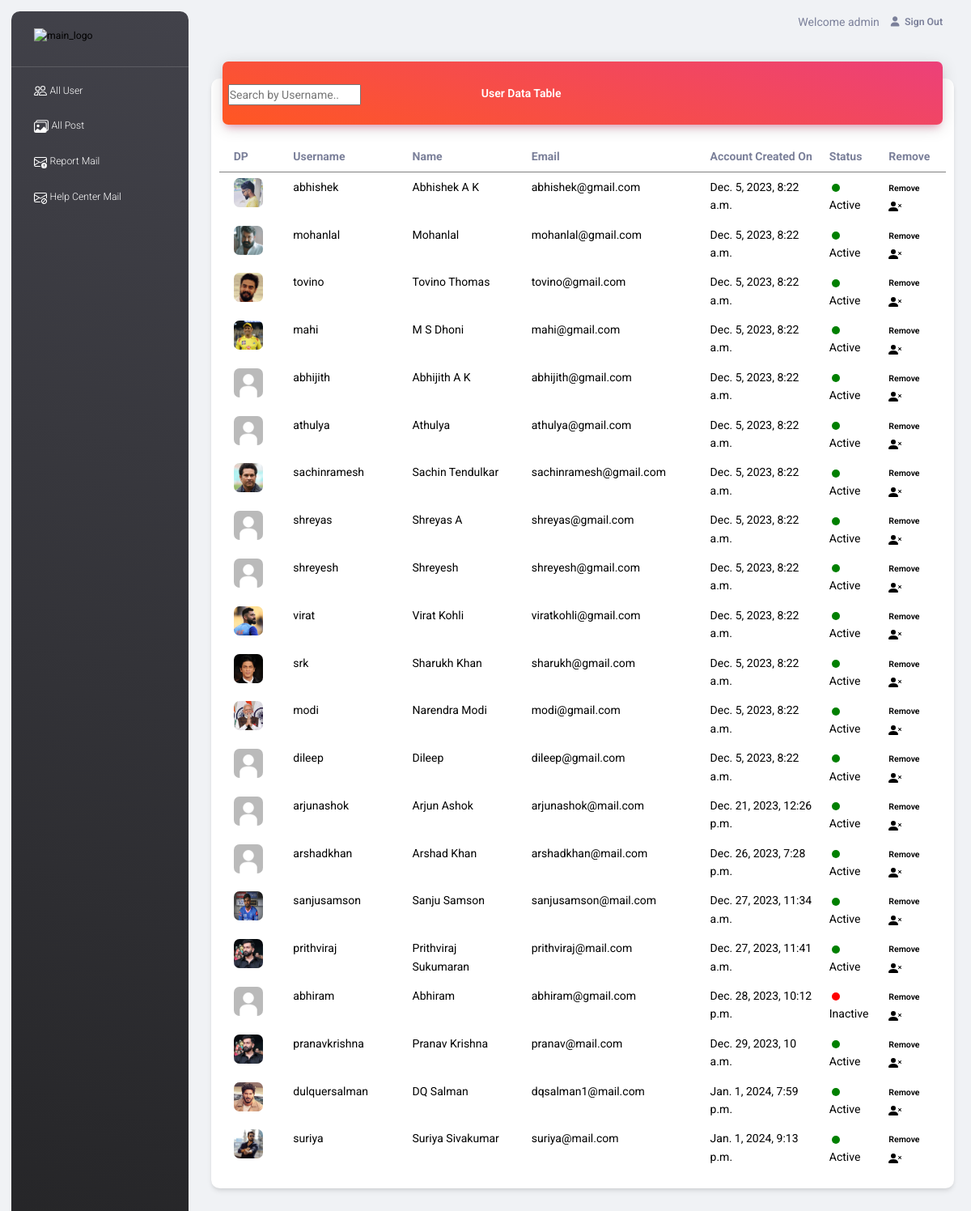
The app's page /admin_app/user_data/ (signed in) with its own data.
### Frontend/models.py (models this page shows)
class RegisterDB(models.Model):
    UserId = models.AutoField(primary_key=True)
    Name = models.CharField(max_length=50, null=True, blank=True)
    Username = models.CharField(max_length=50, null=True, blank=True)
    Email = models.CharField(max_length=70, null=True, blank=True)
    Password = models.CharField(max_length=20, null=True, blank=True)
    DP = models.ImageField(upload_to="DP", default='default.jpg')
    Account_created = models.DateTimeField(auto_now_add=True)
    Status = models.IntegerField(default=0)

### admin_app/views.py (the view)
# urls.py: path('user_data/', views.user_data, name="user_data"),
def user_data(request):
    if 'username' in request.session:
        data = RegisterDB.objects.all()
        return render(request, "user_data.html", {'data': data})
    else:
        return redirect(admin_login)

### admin_app/templates/user_data.html (shortened to what this page needs)
<!DOCTYPE html>
{% extends 'index.html' %}
{% block content %}
<html lang="en">
<head>
</head>
<body>
<div class="container-fluid py-4">
    <div class="row">
        <div class="col-12">
            <div class="card my-4">
                <div class="card-header p-0 position-relative mt-n4 mx-3 z-index-2">
                    <div class="bg-gradient-primary shadow-primary border-radius-lg pt-4 pb-3">
                      <div  class="row justify-content-between p-2">
                          <div class="col">
                          <input id="myInput" onkeyup="myFunction()" placeholder="Search by Username.." title="Type in a username" type="text">
                        </div>
                        <div class="col-8">
                          <h6 class="text-white text-capitalize ps-3">User Data table</h6>
                        </div>
                      </div>
                    </div>
                </div>
                <div class="card-body pb-2">
                    <div>
                        <div class="row p-2" style="border-bottom: 1px solid grey;">
                                    <div class="col-1">
                                        <b style="font-size:14px;">DP</b>
                                    </div>
                                    <div class="col-2">
                                        <b style="font-size:14px;">Username</b>
                                    </div>
                                    <div class="col-2">
                                        <b style="font-size:14px;">Name</b>
                                    </div>
                                    <div class="col-3">
                                        <b style="font-size:14px;">Email</b>
                                    </div>
                                    <div class="col-2">
                                        <b style="font-size:14px;">Account Created On</b>
                                    </div>
                                    <div class="col-1">
                                        <b style="font-size:14px;">Status</b>
                                    </div>
                                    <div class="col-1">
                                        <b style="font-size:14px;">Remove</b>
                                    </div>
                        </div>
                        <ul id="myUL" style="list-style-type: none; padding-left:0;">
                            {% for i in data %}
                            <li class="list-row" >
                                <div class="row p-2">
                                    <div class="col-1">
                                        <img alt="user1" class="avatar avatar-sm me-3 border-radius-lg"
                                             src="{{i.DP.url}}">
                                    </div>
                                    <div class="col-2">
                                        <a href="{% url 'user_profile' dataid=i.UserId %}">{{i.Username}}</a>
                                    </div>
                                    <div class="col-2">
                                        <a href="{% url 'user_profile' dataid=i.UserId %}">{{i.Name}}</a>
                                    </div>
                                    <div class="col-3">
                                        {{i.Email}}
                                    </div>
                                    <div class="col-2">
                                        {{i.Account_created}}
                                    </div>
                                    <div class="col-1">
                                        {% if i.Status == 0 %}
                                            <svg xmlns="http://www.w3.org/2000/svg" width="16" height="16" fill="green" class="bi bi-record-fill status-colour" viewBox="0 0 16 16">
                                              <path fill-rule="evenodd" d="M8 13A5 5 0 1 0 8 3a5 5 0 0 0 0 10"/>
                                            </svg><a style="color:green;">Active</a>
                                        {% else %}
                                            <svg xmlns="http://www.w3.org/2000/svg" width="16" height="16" fill="red" class="bi bi-record-fill" viewBox="0 0 16 16">
                                              <path fill-rule="evenodd" d="M8 13A5 5 0 1 0 8 3a5 5 0 0 0 0 10"/>
                                            </svg><a style="color:red;">Inactive</a>
                                        {% endif %}
                                    </div>
                                    <div class="col-1">
                                        <a class="font-weight-bold text-xs delete-user" href="{% url 'remove_user' dataid=i.UserId %}">
                                            Remove
                                        </a>
                                    </div>
                                </div>
                            </li>
                            {% endfor %}
                        </ul>
                    </div>
                </div>
            </div>
        </div>
    </div>
</div>
</body>
</html>
{% endblock %}

### admin_app/static/asset/css/custom-admin.css (style rules this page uses)
.list-row { color:black; }

### Frontend/static/assets/style.css (style rules this page uses)
* { margin: 0; padding: 0; outline: none !important; }
html, body { color: #898989; font-size: 14px; font-family: 'Poppins', sans-serif; line-height: normal; font-weight: 300; overflow-x: hidden !important; }
a { color: #1f1f1f; text-decoration: none !important; outline: none !important; -webkit-transition: all .3s ease-in-out; -moz-transition: all .3s ease-in-out; -ms-transition: all .3s ease-in-out; -o-transition: all .3s ease-in-out; transition: all .3s ease-in-out; }
h1, h2, h3, h4, h5, h6 { letter-spacing: 0; font-weight: normal; position: relative; padding: 0; font-weight: normal; line-height: normal; color: #1f1f1f; margin: 0 }
h6 { font-size: 13px }
a { color: #898989; text-decoration: none; outline: none; }
a, .btn { text-decoration: none !important; outline: none !important; -webkit-transition: all .3s ease-in-out; -moz-transition: all .3s ease-in-out; -ms-transition: all .3s ease-in-out; -o-transition: all .3s ease-in-out; transition: all .3s ease-in-out; }
ul { list-style-type: none; padding: 0px; margin: 0px; }
button, input, select, textarea, option { font-family: 'Poppins', sans-serif; }

### admin_app/templates/user_data.html (style rules this page uses)
a { text-decoration: none !important; color: black !important; }

### records on screen
RegisterDB: DP (picture), Username "abhishek", Name "Abhishek A K", Email "abhishek@gmail.com", Account_created "Dec. 5, 2023, 8:22 a.m.", Status "Active"
RegisterDB: DP (picture), Username "mohanlal", Name "Mohanlal", Email "mohanlal@gmail.com", Account_created "Dec. 5, 2023, 8:22 a.m.", Status "Active"
RegisterDB: DP (picture), Username "tovino", Name "Tovino Thomas", Email "tovino@gmail.com", Account_created "Dec. 5, 2023, 8:22 a.m.", Status "Active"
RegisterDB: DP (picture), Username "mahi", Name "M S Dhoni", Email "mahi@gmail.com", Account_created "Dec. 5, 2023, 8:22 a.m.", Status "Active"
RegisterDB: DP (placeholder picture), Username "abhijith", Name "Abhijith A K", Email "abhijith@gmail.com", Account_created "Dec. 5, 2023, 8:22 a.m.", Status "Active"
RegisterDB: DP (placeholder picture), Username "athulya", Name "Athulya", Email "athulya@gmail.com", Account_created "Dec. 5, 2023, 8:22 a.m.", Status "Active"
RegisterDB: DP (picture), Username "sachinramesh", Name "Sachin Tendulkar", Email "sachinramesh@gmail.com", Account_created "Dec. 5, 2023, 8:22 a.m.", Status "Active"
RegisterDB: DP (placeholder picture), Username "shreyas", Name "Shreyas A", Email "shreyas@gmail.com", Account_created "Dec. 5, 2023, 8:22 a.m.", Status "Active"
RegisterDB: DP (placeholder picture), Username "shreyesh", Name "Shreyesh", Email "shreyesh@gmail.com", Account_created "Dec. 5, 2023, 8:22 a.m.", Status "Active"
RegisterDB: DP (picture), Username "virat", Name "Virat Kohli", Email "viratkohli@gmail.com", Account_created "Dec. 5, 2023, 8:22 a.m.", Status "Active"
RegisterDB: DP (picture), Username "srk", Name "Sharukh Khan", Email "sharukh@gmail.com", Account_created "Dec. 5, 2023, 8:22 a.m.", Status "Active"
RegisterDB: DP (picture), Username "modi", Name "Narendra Modi", Email "modi@gmail.com", Account_created "Dec. 5, 2023, 8:22 a.m.", Status "Active"
RegisterDB: DP (placeholder picture), Username "dileep", Name "Dileep", Email "dileep@gmail.com", Account_created "Dec. 5, 2023, 8:22 a.m.", Status "Active"
RegisterDB: DP (placeholder picture), Username "arjunashok", Name "Arjun Ashok", Email "arjunashok@mail.com", Account_created "Dec. 21, 2023, 12:26 p.m.", Status "Active"
RegisterDB: DP (placeholder picture), Username "arshadkhan", Name "Arshad Khan", Email "arshadkhan@mail.com", Account_created "Dec. 26, 2023, 7:28 p.m.", Status "Active"
RegisterDB: DP (picture), Username "sanjusamson", Name "Sanju Samson", Email "sanjusamson@mail.com", Account_created "Dec. 27, 2023, 11:34 a.m.", Status "Active"
RegisterDB: DP (picture), Username "prithviraj", Name "Prithviraj Sukumaran", Email "prithviraj@mail.com", Account_created "Dec. 27, 2023, 11:41 a.m.", Status "Active"
RegisterDB: DP (placeholder picture), Username "abhiram", Name "Abhiram", Email "abhiram@gmail.com", Account_created "Dec. 28, 2023, 10:12 p.m.", Status "Inactive"
RegisterDB: DP (picture), Username "pranavkrishna", Name "Pranav Krishna", Email "pranav@mail.com", Account_created "Dec. 29, 2023, 10 a.m.", Status "Active"
RegisterDB: DP (picture), Username "dulquersalman", Name "DQ Salman", Email "dqsalman1@mail.com", Account_created "Jan. 1, 2024, 7:59 p.m.", Status "Active"
RegisterDB: DP (picture), Username "suriya", Name "Suriya Sivakumar", Email "suriya@mail.com", Account_created "Jan. 1, 2024, 9:13 p.m.", Status "Active"

### other values on screen
{{ request.session.username }} "admin"
